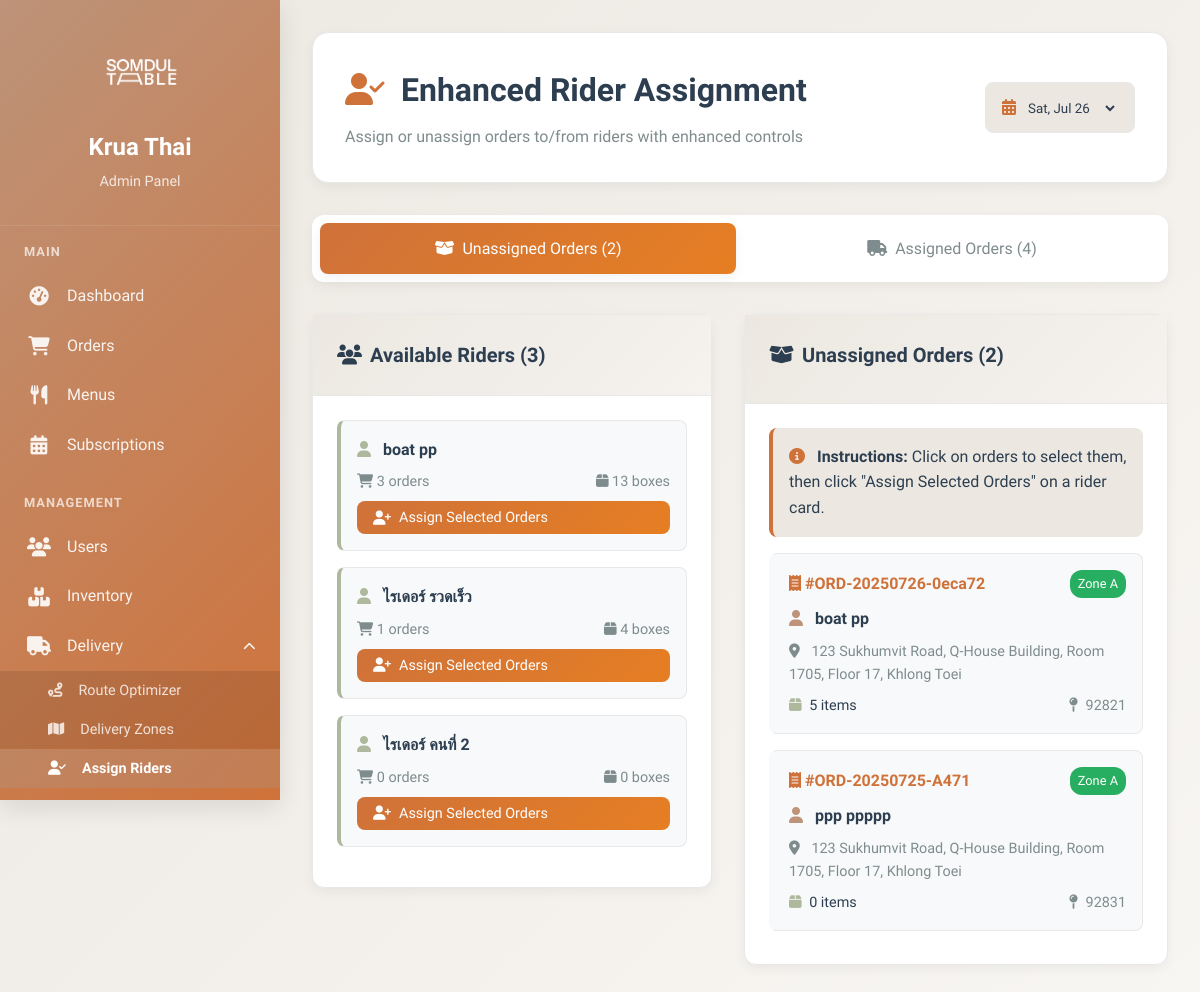
Page /KruaThai/admin/assign-riders.php?date=2025-07-26 (signed in) on the committed database.
### tables this page shows
CREATE TABLE `users` (
  `id` char(36) NOT NULL,
  `email` varchar(255) NOT NULL,
  `password_hash` varchar(255) NOT NULL,
  `first_name` varchar(100) NOT NULL,
  `last_name` varchar(100) NOT NULL,
  `phone` varchar(20) DEFAULT NULL,
  `date_of_birth` date DEFAULT NULL,
  `gender` enum('male','female','other') DEFAULT NULL,
  `role` enum('customer','admin','kitchen','rider','support') DEFAULT 'customer',
  `status` enum('active','inactive','suspended','pending_verification') DEFAULT 'pending_verification',
  `email_verified` tinyint(1) DEFAULT '0',
  `email_verification_token` varchar(100) DEFAULT NULL,
  `delivery_address` text,
  `address_line_2` varchar(255) DEFAULT NULL,
  `city` varchar(100) DEFAULT NULL,
  `state` varchar(100) DEFAULT NULL,
  `zip_code` varchar(10) DEFAULT NULL,
  `country` varchar(100) DEFAULT 'Thailand',
  `delivery_instructions` text,
  `dietary_preferences` longtext,
  `allergies` longtext,
  `spice_level` enum('mild','medium','hot','extra_hot') DEFAULT 'medium',
  `last_login` timestamp NULL DEFAULT NULL,
  `failed_login_attempts` int(11) DEFAULT '0',
  `locked_until` timestamp NULL DEFAULT NULL,
  `password_reset_token` varchar(100) DEFAULT NULL,
  `password_reset_expires` timestamp NULL DEFAULT NULL,
  `created_at` timestamp NOT NULL DEFAULT CURRENT_TIMESTAMP,
  `updated_at` timestamp NOT NULL DEFAULT CURRENT_TIMESTAMP ON UPDATE CURRENT_TIMESTAMP
);

CREATE TABLE `orders` (
  `id` char(36) NOT NULL,
  `order_number` varchar(20) NOT NULL,
  `subscription_id` char(36) NOT NULL,
  `user_id` char(36) NOT NULL,
  `delivery_date` date NOT NULL,
  `delivery_time_slot` enum('09:00-12:00','12:00-15:00','15:00-18:00','18:00-21:00') DEFAULT NULL,
  `delivery_address` text NOT NULL,
  `delivery_instructions` text,
  `status` enum('pending','confirmed','preparing','ready','out_for_delivery','delivered','cancelled') DEFAULT 'pending',
  `kitchen_status` enum('not_started','in_progress','completed') DEFAULT 'not_started',
  `assigned_rider_id` char(36) DEFAULT NULL,
  `pickup_time` timestamp NULL DEFAULT NULL,
  `delivery_confirmation_method` enum('photo','signature','customer_present','left_at_door') DEFAULT 'customer_present',
  `delivery_photo_url` varchar(500) DEFAULT NULL,
  `delivery_signature_url` varchar(500) DEFAULT NULL,
  `delivered_at` timestamp NULL DEFAULT NULL,
  `total_items` int(11) DEFAULT '0',
  `estimated_prep_time` int(11) DEFAULT '30',
  `special_notes` text,
  `created_at` timestamp NOT NULL DEFAULT CURRENT_TIMESTAMP,
  `updated_at` timestamp NOT NULL DEFAULT CURRENT_TIMESTAMP ON UPDATE CURRENT_TIMESTAMP
);

### KruaThai/admin/assign-riders.php (the view, shortened to what the rows shown need)
<?php
require_once '../config/database.php';
try {
    $database = new Database();
    $pdo = $database->getConnection();
} catch (Exception $e) {
    die("❌ Database connection failed: " . $e->getMessage());
}
$deliveryDate = $_GET['date'] ?? date('Y-m-d');
$zipCoordinates = [
    '92831' => ['zone' => 'A'], '92832' => ['zone' => 'A'], '92833' => ['zone' => 'A'],
    '92835' => ['zone' => 'A'], '92821' => ['zone' => 'A'], '92823' => ['zone' => 'A'],
    '90620' => ['zone' => 'B'], '90621' => ['zone' => 'B'], '92801' => ['zone' => 'B'],
    '92802' => ['zone' => 'B'], '92804' => ['zone' => 'B'], '92805' => ['zone' => 'B'],
    '92840' => ['zone' => 'C'], '92841' => ['zone' => 'C'], '92843' => ['zone' => 'C'],
    '92683' => ['zone' => 'C'], '92703' => ['zone' => 'D'], '92648' => ['zone' => 'D'],
    '92647' => ['zone' => 'D']
];
try {
    $stmt = $pdo->prepare("
        SELECT u.id, u.first_name, u.last_name,
               COALESCE((SELECT COUNT(o.id) FROM orders o WHERE o.assigned_rider_id = u.id AND DATE(o.delivery_date) = ?), 0) as current_orders,
               COALESCE((SELECT SUM(o.total_items) FROM orders o WHERE o.assigned_rider_id = u.id AND DATE(o.delivery_date) = ?), 0) as current_load
        FROM users u
        WHERE u.role = 'rider' AND u.status = 'active'
        GROUP BY u.id
        ORDER BY u.first_name
    ");
    $stmt->execute([$deliveryDate, $deliveryDate]);
    $riders = $stmt->fetchAll(PDO::FETCH_ASSOC);
    $stmt = $pdo->prepare("
        SELECT o.id, o.order_number, o.total_items, o.delivery_address, u.zip_code, u.first_name, u.last_name
        FROM orders o
        JOIN users u ON o.user_id = u.id
        WHERE DATE(o.delivery_date) = ? AND o.assigned_rider_id IS NULL AND o.status IN ('confirmed', 'preparing', 'ready')
        ORDER BY u.zip_code, o.created_at
    ");
    $stmt->execute([$deliveryDate]);
    $unassignedOrders = $stmt->fetchAll(PDO::FETCH_ASSOC);
} catch (Exception $e) {
    die("Error fetching data: " . $e->getMessage());
}
?>
<!DOCTYPE html>
<html lang="th">
<head>
    <link href="https://cdnjs.cloudflare.com/ajax/libs/font-awesome/6.4.0/css/all.min.css" rel="stylesheet">
</head>
<body>
    <div class="admin-layout">
        <div class="main-content">
            <div class="page-header">
                <div class="header-content">
                    <div>
                        <h1 class="page-title">
                            <i class="fas fa-user-check" style="color: var(--curry); margin-right: 0.5rem;"></i>
                            Enhanced Rider Assignment
                        </h1>
                    </div>
                </div>
            </div>
            <div id="unassigned-tab" class="tab-content active">
                <div class="assignment-layout">
                    <div class="assignment-column">
                        <div class="column-header">
                            <h2 class="column-title">
                                <i class="fas fa-users"></i>
                                Available Riders (<?= count($riders) ?>)
                            </h2>
                        </div>
                        <div class="column-body">
                            <?php if (empty($riders)): ?>
                                <div class="text-center text-muted">
                                    <i class="fas fa-user-slash" style="font-size: 3rem; margin-bottom: 1rem; opacity: 0.3;"></i>
                                    <p>No active riders found.</p>
                                </div>
                            <?php else: ?>
                                <?php foreach ($riders as $rider): ?>
                                    <div class="rider-card">
                                        <h4 class="mb-1">
                                            <i class="fas fa-user" style="color: var(--sage); margin-right: 0.5rem;"></i>
                                            <?= htmlspecialchars($rider['first_name'] . ' ' . $rider['last_name']) ?>
                                        </h4>
                                        <div class="rider-stats">
                                            <span>
                                                <i class="fas fa-shopping-cart"></i>
                                                <?= $rider['current_orders'] ?> orders
                                            </span>
                                            <span>
                                                <i class="fas fa-box"></i>
                                                <?= $rider['current_load'] ?> boxes
                                            </span>
                                        </div>
                                        <button class="btn btn-primary btn-sm" style="width: 100%;" onclick="assignToRider('<?= $rider['id'] ?>')">
                                            <i class="fas fa-user-plus"></i> Assign Selected Orders
                                        </button>
                                    </div>
                                <?php endforeach; ?>
                            <?php endif; ?>
                        </div>
                    </div>
                    <div class="assignment-column">
                        <div class="column-header">
                            <h2 class="column-title">
                                <i class="fas fa-box-open"></i>
                                Unassigned Orders (<?= count($unassignedOrders) ?>)
                            </h2>
                        </div>
                        <div class="column-body">
                            <?php if (empty($unassignedOrders)): ?>
                                <div class="text-center text-muted">
                                    <i class="fas fa-check-circle" style="font-size: 3rem; margin-bottom: 1rem; opacity: 0.3; color: var(--sage);"></i>
                                    <h3 style="color: var(--sage);">All Orders Assigned!</h3>
                                    <p>No unassigned orders for this date.</p>
                                </div>
                            <?php else: ?>
                                <?php foreach ($unassignedOrders as $order):
                                    $zipCode = substr($order['zip_code'], 0, 5);
                                    $zone = $zipCoordinates[$zipCode]['zone'] ?? 'N/A';
                                ?>
                                    <div class="order-card" data-order-id="<?= $order['id'] ?>" onclick="toggleOrderSelection(this)">
                                        <div style="display: flex; justify-content: space-between; align-items: center; margin-bottom: 0.5rem;">
                                            <strong style="color: var(--curry);">
                                                <i class="fas fa-receipt"></i>
                                                #<?= htmlspecialchars($order['order_number']) ?>
                                            </strong>
                                            <span class="zone-badge zone-<?= $zone ?>">Zone <?= $zone ?></span>
                                        </div>
                                        <div class="mb-1">
                                            <i class="fas fa-user" style="color: var(--brown); margin-right: 0.5rem;"></i>
                                            <strong><?= htmlspecialchars($order['first_name'] . ' ' . $order['last_name']) ?></strong>
                                        </div>
                                        <div class="text-muted" style="font-size: 0.9rem; margin-bottom: 0.5rem;">
                                            <i class="fas fa-map-marker-alt" style="margin-right: 0.5rem;"></i>
                                            <?= htmlspecialchars($order['delivery_address']) ?>
                                        </div>
                                        <div style="display: flex; justify-content: space-between; font-size: 0.9rem;">
                                            <span>
                                                <i class="fas fa-box" style="color: var(--sage); margin-right: 0.25rem;"></i>
                                                <?= $order['total_items'] ?> items
                                            </span>
                                            <span class="text-muted">
                                                <i class="fas fa-map-pin" style="margin-right: 0.25rem;"></i>
                                                <?= htmlspecialchars($zipCode) ?>
                                            </span>
                                        </div>
                                    </div>
                                <?php endforeach; ?>
                            <?php endif; ?>
                        </div>
                    </div>
                </div>
            </div>
        </div>
    </div>
</body>
</html>

### rows in the picture
users: first_name+last_name "boat pp", current_orders "3", current_load "13"
users: first_name+last_name "ไรเดอร์ รวดเร็ว", current_orders "1", current_load "4"
users: first_name+last_name "ไรเดอร์ คนที่ 2", current_orders "0", current_load "0"
orders: order_number "ORD-20250726-0eca72", user.zip_code "A", user.last_name "boat pp", delivery_address "123 Sukhumvit Road, Q-House Building, Room 1705, Floor 17, Khlong Toei", total_items "5", user.zip_code "92821"
orders: order_number "ORD-20250725-A471", user.zip_code "A", user.last_name "ppp ppppp", delivery_address "123 Sukhumvit Road, Q-House Building, Room 1705, Floor 17, Khlong Toei", total_items "0", user.zip_code "92831"

### other values in the picture
count($unassignedOrders) "2"
count($assignedOrders) "4"
count($riders) "3"
form field date "Sat, Jul 26"
